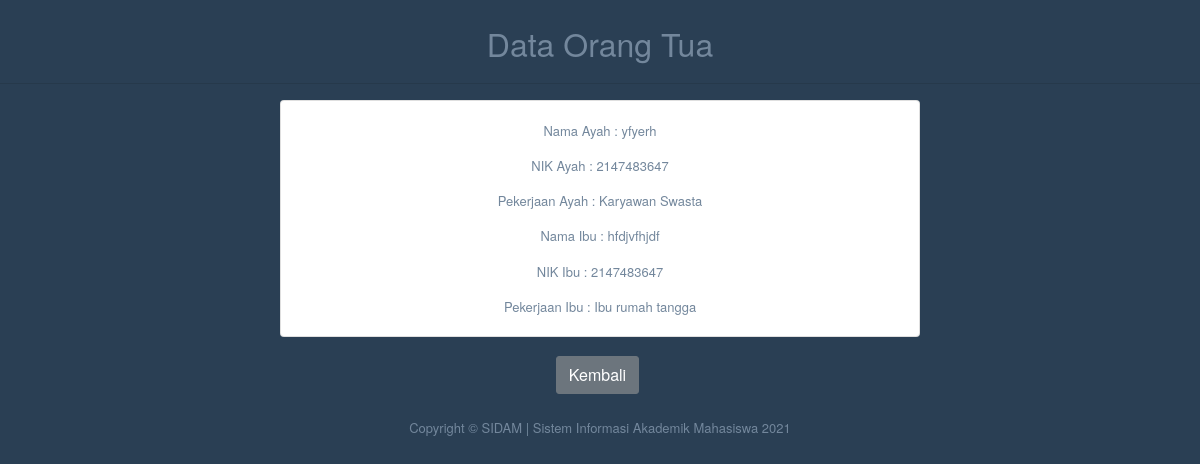
Page /viewortu.php?Nim=1841160132 on the committed database.
### tables this page shows
CREATE TABLE `mahasiswa` (
  `Nim` int(10) NOT NULL,
  `Nama_Mhs` varchar(50) NOT NULL,
  `Nik_Mhs` varchar(16) NOT NULL,
  `Jenis_Kelamin` varchar(50) NOT NULL,
  `Program_Studi` varchar(50) NOT NULL,
  `Jurusan` varchar(30) NOT NULL,
  `Tanggal_Lahir` date NOT NULL,
  `Agama` varchar(10) NOT NULL,
  `Alamat` varchar(50) NOT NULL,
  `Sekolah` varchar(30) NOT NULL,
  `Alamat_Sekolah` varchar(50) NOT NULL,
  `Tahun_Lulus` year(4) NOT NULL,
  `Nama_Ayah` varchar(50) NOT NULL,
  `Nik_Ayah` varchar(16) NOT NULL,
  `Pekerjaan_Ayah` varchar(30) NOT NULL,
  `Nama_Ibu` varchar(50) NOT NULL,
  `Nik_Ibu` varchar(16) NOT NULL,
  `Pekerjaan_Ibu` varchar(30) NOT NULL
);

### viewortu.php (the view, shortened to what this page needs)
<!DOCTYPE html>
<html lang="en">
  <head>
    <link href="assets/bootstrap/dist/css/bootstrap.min.css" rel="stylesheet">
    <link href="assets/font-awesome/css/font-awesome.min.css" rel="stylesheet">
    <link href="assets/nprogress/nprogress.css" rel="stylesheet">
    <link href="assets/iCheck/skins/flat/green.css" rel="stylesheet">
    <link href="assets/bootstrap-progressbar/css/bootstrap-progressbar-3.3.4.min.css" rel="stylesheet">
    <link href="assets/css/custom.min.css" rel="stylesheet">
  </head>
<?php include('config.php'); ?>
	<div class="container" style="margin-top:20px">
		<center><font size="6">Data Orang Tua</font></center>
		<hr>
<?php
		if(isset($_GET['Nim'])){
			$Nim = $_GET['Nim'];
			$select = mysqli_query($koneksi, "SELECT * FROM mahasiswa WHERE Nim='$Nim'") or die(mysqli_error($koneksi));
			if(mysqli_num_rows($select) == 0){
				echo '<div class="alert alert-warning">Data tidak ada dalam database.</div>';
				exit();
			}else{
				$data = mysqli_fetch_assoc($select);
			}
		}
		?>
<center>
        <div class="card" style="width: 40rem;">
    <div class="card-body">
        <p class="card-text">
            Nama Ayah : <?php echo $data['Nama_Ayah'];?>
        </p>
        <p class="card-text">
            NIK Ayah : <?php echo $data['Nik_Ayah'];?>
        </p>
        <p class="card-text">
            Pekerjaan Ayah : <?php echo $data['Pekerjaan_Ayah'];?>
        </p>
        <p class="card-text">
            Nama Ibu : <?php echo $data['Nama_Ibu'];?>
        </p>
        <p class="card-text">
            NIK Ibu : <?php echo $data['Nik_Ibu'];?>
        </p>
        <p class="card-text">
            Pekerjaan Ibu : <?php echo $data['Pekerjaan_Ibu'];?>
        </p>
        </center>
    </div>
  <br>
    <center>
    <div>
    <a href="halaman_user.php?page=tampil_ortu" class="btn btn-secondary">Kembali</a>
    <br>
    <br>
    <p> Copyright © SIDAM | Sistem Informasi Akademik Mahasiswa 2021 </p>
    </div>
    </center>

### rows in the picture
mahasiswa: Nama_Ayah "yfyerh", Nik_Ayah "2147483647", Pekerjaan_Ayah "Karyawan Swasta", Nama_Ibu "hfdjvfhjdf", Nik_Ibu "2147483647", Pekerjaan_Ibu "Ibu rumah tangga"
